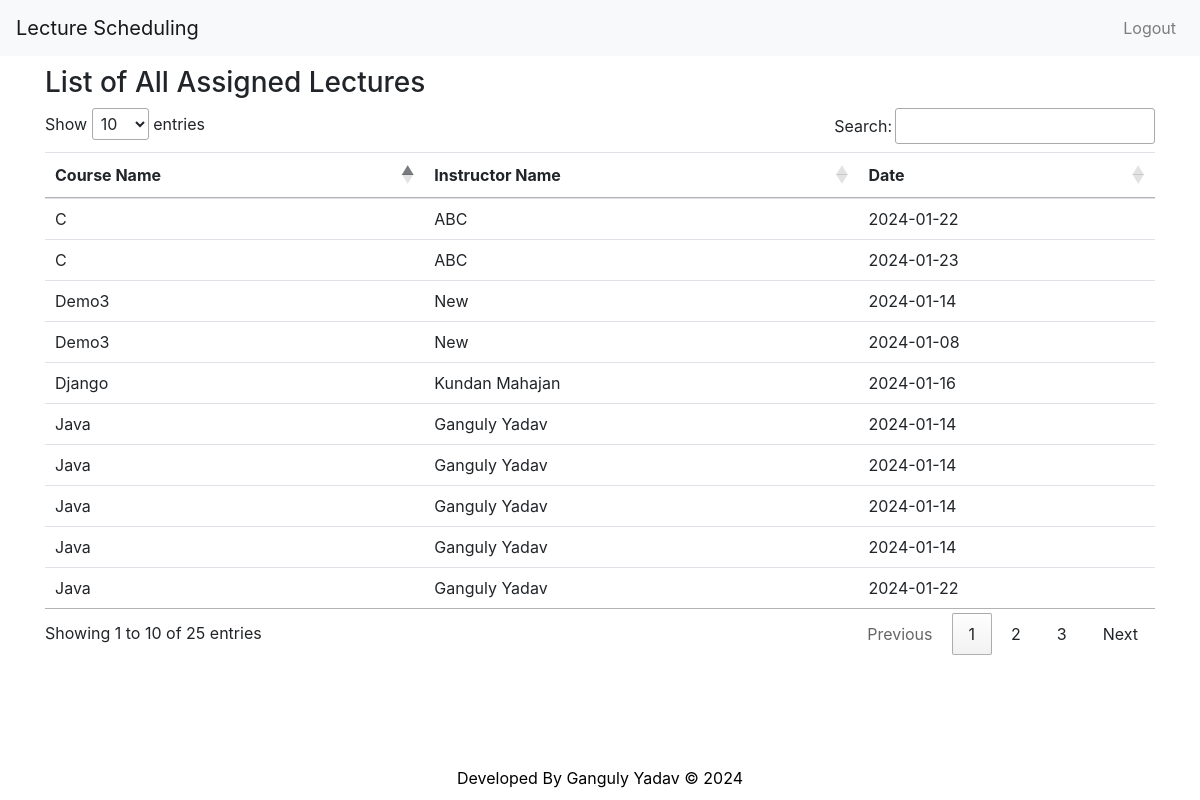
/admin/viewAllAssignedLectures.php (signed in), run on the app's committed database.
### tables this page shows
CREATE TABLE `lectures` (
  `id` int(11) NOT NULL,
  `course_id` int(11) NOT NULL,
  `instructor_id` int(11) NOT NULL,
  `date` date NOT NULL
);

CREATE TABLE `courses` (
  `id` int(11) NOT NULL,
  `name` varchar(255) NOT NULL,
  `level` varchar(50) NOT NULL,
  `description` text NOT NULL,
  `image` varchar(255) NOT NULL
);

CREATE TABLE `instructors` (
  `id` int(11) NOT NULL,
  `name` varchar(255) NOT NULL,
  `email` varchar(255) NOT NULL,
  `password` varchar(255) NOT NULL
);

### admin/viewAllAssignedLectures.php (the view, shortened to what this page needs)
<?php
require_once "../include/connection.php";
$sql = "
    SELECT
        lectures.id AS lecture_id,
        courses.name AS course_name,
        instructors.name AS instructor_name,
        lectures.date
    FROM
        lectures
    JOIN
        courses ON lectures.course_id = courses.id
    JOIN
        instructors ON lectures.instructor_id = instructors.id;
";
$result = $conn->query($sql);
if ($result) {
    $lectures = $result->fetch_all(MYSQLI_ASSOC);
} else {
    echo "Error executing the query: " . $conn->error;
}
?>
<!DOCTYPE html>
<html lang="en">
<head>
    <link rel="stylesheet" href="https://stackpath.bootstrapcdn.com/bootstrap/4.5.2/css/bootstrap.min.css">
    <link rel="stylesheet" href="https://cdn.datatables.net/1.11.5/css/jquery.dataTables.min.css">
</head>
<body>
    <div class="container m-20">
        <h3 class="mt-10" style="margin-top:10px;">List of All Assigned Lectures</h3>
        <table id="lecturesTable" class="table ">
            <thead>
                <tr>
                    <th>Course Name</th>
                    <th>Instructor Name</th>
                    <th>Date</th>
                </tr>
            </thead>
            <tbody>
                <?php foreach ($lectures as $lecture) : ?>
                    <tr>
                        <td><?= $lecture['course_name'] ?></td>
                        <td><?= $lecture['instructor_name'] ?></td>
                        <td><?= $lecture['date'] ?></td>
                    </tr>
                <?php endforeach; ?>
            </tbody>
        </table>
    </div>
</body>
<?php require "../include/footer.php";?>
</html>

### data on the page
lectures: course.name "Java", instructor.name "Ganguly Yadav", date "2024-01-14"
lectures: course.name "Java", instructor.name "Ganguly Yadav", date "2024-01-14"
lectures: course.name "Java", instructor.name "Ganguly Yadav", date "2024-01-14"
lectures: course.name "Java", instructor.name "Ganguly Yadav", date "2024-01-14"
lectures: course.name "Java", instructor.name "Ganguly Yadav", date "2024-01-22"
lectures: course.name "Django", instructor.name "Kundan Mahajan", date "2024-01-16"
lectures: course.name "Demo3", instructor.name "New", date "2024-01-14"
lectures: course.name "Demo3", instructor.name "New", date "2024-01-08"
lectures: course.name "C", instructor.name "ABC", date "2024-01-22"
lectures: course.name "C", instructor.name "ABC", date "2024-01-23"
